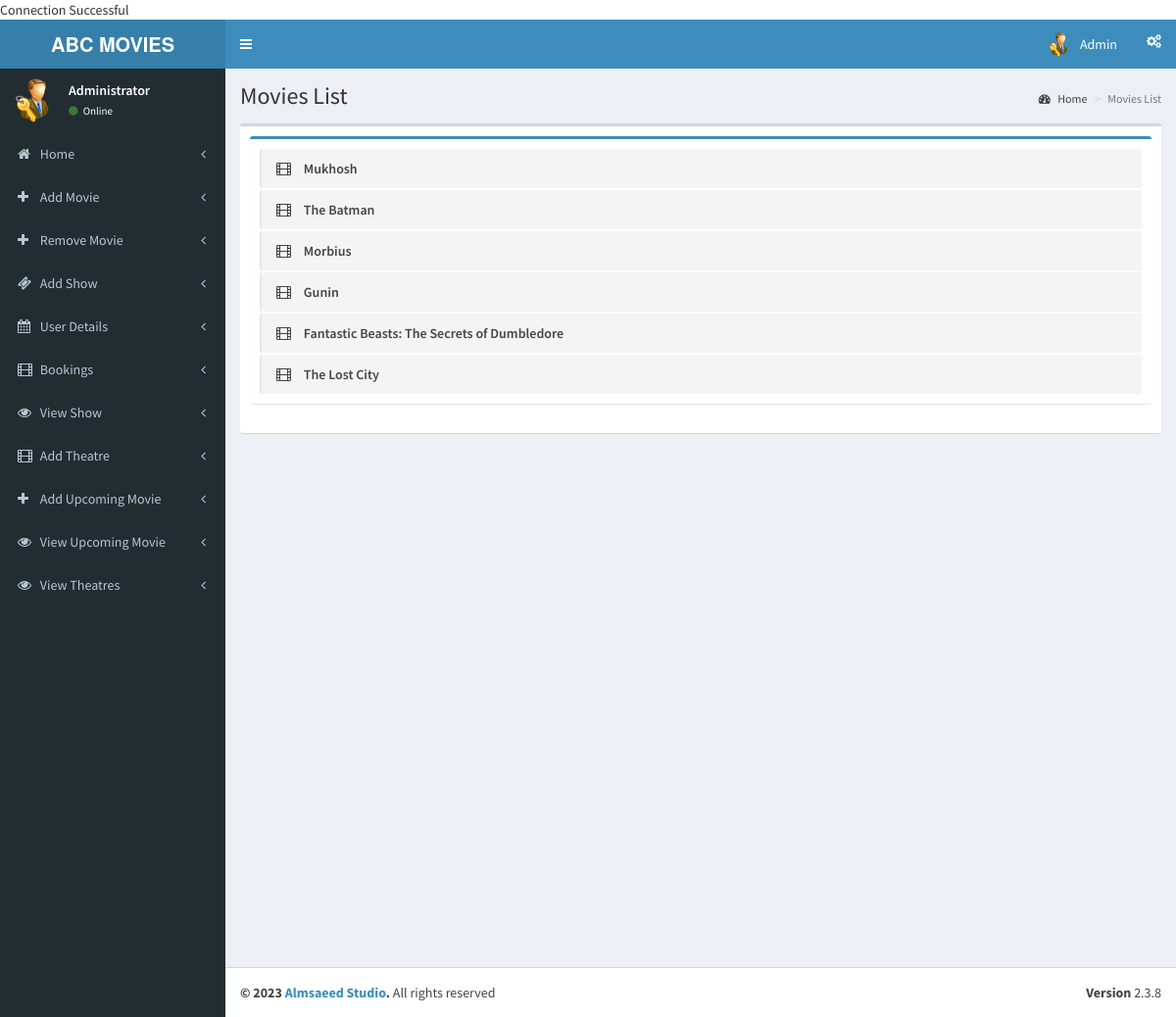
Page /admin/pages/index.php (signed in) on the committed database.
### tables this page shows
CREATE TABLE `movies` (
  `movie_id` int(11) NOT NULL,
  `movie_name` varchar(100) DEFAULT NULL,
  `cast` varchar(500) DEFAULT NULL,
  `plot` varchar(1000) DEFAULT NULL,
  `genre` varchar(50) DEFAULT NULL,
  `category` varchar(50) DEFAULT NULL,
  `trailer` varchar(200) DEFAULT NULL,
  `language` varchar(50) DEFAULT NULL,
  `status` int(1) DEFAULT NULL,
  `imdb_rating` float DEFAULT NULL,
  `poster` varchar(200) DEFAULT NULL,
  `director` varchar(100) DEFAULT NULL,
  `release_date` date DEFAULT NULL,
  `duration` varchar(30) DEFAULT NULL
);

### admin/pages/index.php (the view, shortened to what this page needs)
<?php
include('header.php');
require_once('../../config.php');
?>
  <div class="content-wrapper">
    <section class="content-header">
      <h1>
        Movies List
      </h1>
      <ol class="breadcrumb">
        <li><a href="index"><i class="fa fa-dashboard"></i> Home</a></li>
        <li class="active">Movies List</li>
      </ol>
    </section>
    <section class="content">
      <div class="box">
        <div class="box-body">
            <div class="box box-primary">
            <div class="box-body">
              <ul class="todo-list">
                 <?php
                        $qry=mysqli_query($con,"select * from movies where status = 0");
                        if(mysqli_num_rows($qry))
                        {
                        while($c=mysqli_fetch_array($qry))
                        {
                        ?>
                <li>
                      <span class="handle">
                        <i class="fa fa-film"></i>
                      </span>
                  <span class="text"><?php echo $c['movie_name'];?></span>
                </li>
                  <?php
                       }}
                     ?>
            </div>
          </div>
        </div>
      </div>
    </section>
  </div>
  <?php
include('footer.php');
?>

### rows in the picture
movies: movie_name "Mukhosh"
movies: movie_name "The Batman"
movies: movie_name "Morbius"
movies: movie_name "Gunin"
movies: movie_name "Fantastic Beasts: The Secrets of Dumbledore"
movies: movie_name "The Lost City"
